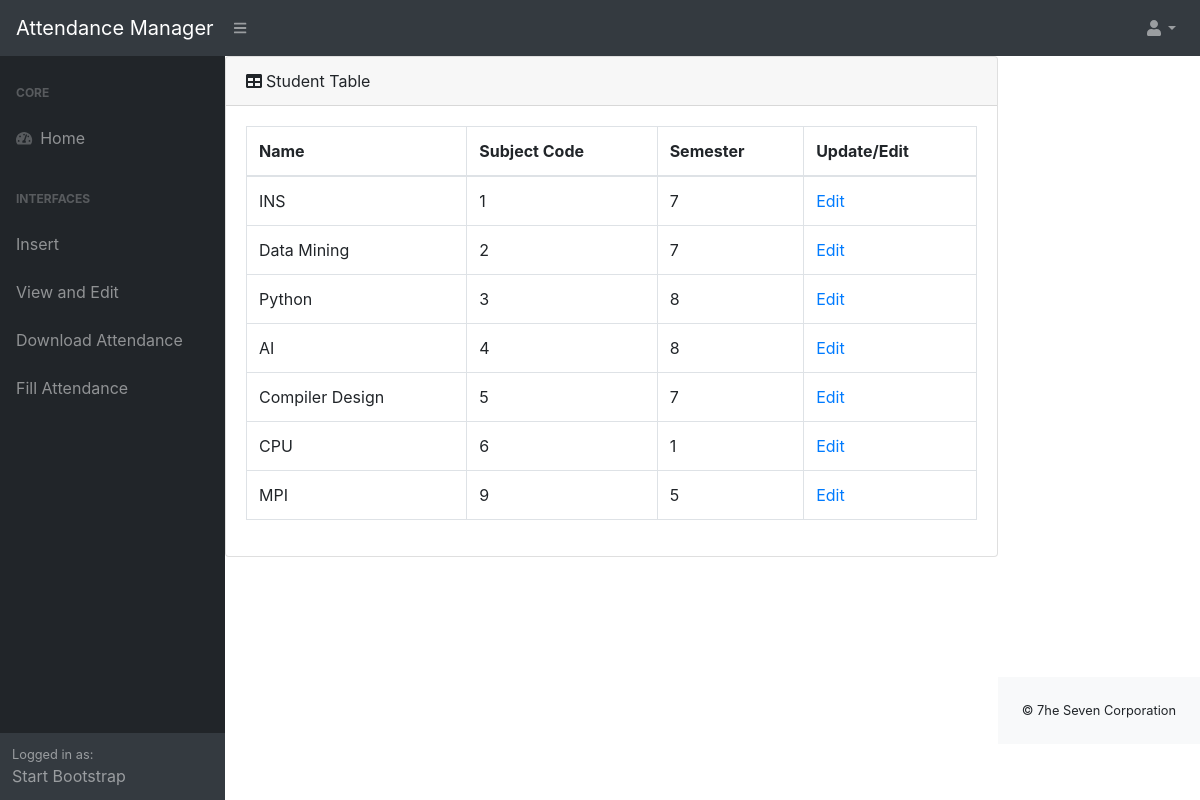
Page /view_subject (signed in) on the committed database.
### attendance/models.py (models this page shows, shortened)
class Subject(models.Model):
    name = models.CharField(max_length=30)
    sub_code = models.IntegerField(primary_key=True)
    semester = models.IntegerField()

### attendance/views.py (the view)
# urls.py: path('view_subject', view_subject, name='view_subject'),
@login_required
def view_subject(request):
    subjects = Subject.objects.all()
    return render(request, 'view_subject.html', {'subjects': subjects})

### templates/view_subject.html
{% extends 'base.html' %}
{% block content %}
<div class="card mb-4">
    <div class="card-header"><i class="fas fa-table mr-1"></i>Student Table</div>
        <div class="card-body">
            <div class="table-responsive">
                <table class="table table-bordered" id="dataTable" width="100%" cellspacing="0">
                    <thead>
                        <tr>
                            <th>Name</th>
                            <th>Subject Code</th>
                            <th>Semester</th>
                            <th>Update/Edit</th>
                        </tr>
                    </thead>
                    <tbody>
                        {% for s in subjects %}
                        <tr>
                            <td>{{  s.name  }}</td>
                            <td>{{  s.sub_code  }}</td>
                            <td>{{  s.semester  }}</td>
                            <td><a href="{% url 'edit_subject' s.sub_code %}">Edit</a> </td>
                        </tr>
                        {% endfor %}
                    </tbody>
                </table>
            </div>
        </div>
    </div>
</div>
{% endblock %}

### templates/base.html (shortened to what this page needs)
<!DOCTYPE html>
{% load static %}
<html lang="en">
    <head>
        <link href="{% static 'css/styles.css' %}" rel="stylesheet" />
        <link href="https://cdn.datatables.net/1.10.20/css/dataTables.bootstrap4.min.css" rel="stylesheet" />
    </head>
    <body class="sb-nav-fixed">
        <nav class="sb-topnav navbar navbar-expand navbar-dark bg-dark">
            <a class="navbar-brand" href="{% url 'index' %}">Attendance Manager</a>
            <button class="btn btn-link btn-sm order-1 order-lg-0" id="sidebarToggle" href="#">
                <i class="fas fa-bars"></i>
            </button>
            <ul class="navbar-nav ml-auto ml-md-6">
                <li class="nav-item dropdown">
                    <a class="nav-link dropdown-toggle" id="userDropdown" href="#" role="button" data-toggle="dropdown" aria-haspopup="true" aria-expanded="false"><i class="fas fa-user fa-fw"></i></a>
                </li>
            </ul>
        </nav>
        <div id="layoutSidenav">
            <div id="layoutSidenav_nav">
                <nav class="sb-sidenav accordion sb-sidenav-dark" id="sidenavAccordion">
                    <div class="sb-sidenav-menu">
                        <div class="nav">
                            <div class="sb-sidenav-menu-heading">Core</div>
                            <a class="nav-link" href="{% url 'index' %}">
                                <div class="sb-nav-link-icon">
                                    <i class="fas fa-tachometer-alt"></i>
                                </div>Home
                            </a>
                            <div class="sb-sidenav-menu-heading">
                                Interfaces
                            </div>
                            <a class="nav-link" href="{% url 'insert' %}">
                                Insert
                            </a>
                            <a class="nav-link collapsed" href="{% url 'edit' %}">
                                View and Edit
                            </a>
                            <a class="nav-link collapsed" href="{% url 'view_attendance' %}" >
                                Download Attendance
                            </a>
                            <a class="nav-link collapsed" href="{% url 'filter_attendance' %}" >
                                Fill Attendance
                            </a>
                        </div>
                    </div>
                    <div class="sb-sidenav-footer">
                        <div class="small">Logged in as:</div>
                        Start Bootstrap
                    </div>
                </nav>
            </div>
            <div id="layoutSidenav_content">
                <main>
                    {% block content %}
                    {% endblock %}
                <footer class="py-4 bg-light mt-auto">
                    <div class="container-fluid">
                        <div class="d-flex align-items-center justify-content-between small">
                            © 7he Seven Corporation
                        </div>
                    </div>
                </footer>
            </div>
    </body>
</html>

### rows in the picture
Subject: name "INS", sub_code "1", semester "7"
Subject: name "Data Mining", sub_code "2", semester "7"
Subject: name "Python", sub_code "3", semester "8"
Subject: name "AI", sub_code "4", semester "8"
Subject: name "Compiler Design", sub_code "5", semester "7"
Subject: name "CPU", sub_code "6", semester "1"
Subject: name "MPI", sub_code "9", semester "5"
